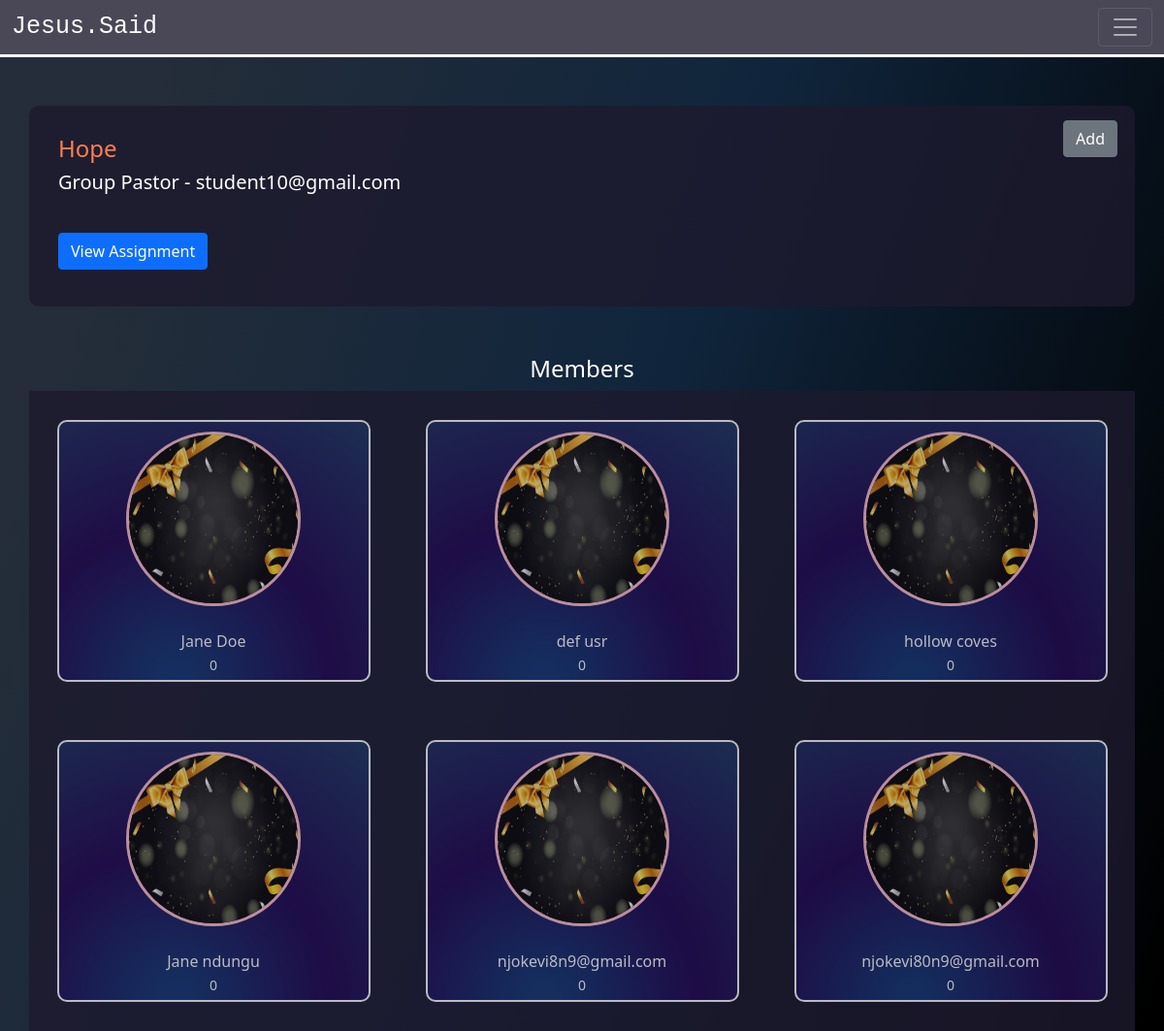
/BibleStudy/2fd32324-2174-4ccb-babe-6df25e4b8b1e/Info/, run on the app's committed database.
### BibleStudy/models.py (models this page shows)
class StudyGroups(models.Model):
    group_id = models.UUIDField(unique=True,primary_key=True, default=uuid.uuid4)
    group_name = models.CharField(max_length=100, unique=True)
    group_leader = models.ForeignKey(MyUser, null=True, on_delete=models.CASCADE)
    members = models.ManyToManyField(MyUser, related_name='members')
    def __str__(self):
        return str(self.group_name)

### Users/models.py (models this page shows, shortened)
class MyUser(AbstractBaseUser):
    class Role(models.TextChoices):
        Member = "Member"
        Pastor = "Pastor"
        ADMIN = "ADMINISTRATOR"
        Supervisor = "Supervisor"
    base_role = Role.Member
    email = models.EmailField(unique=True)
    uuid = models.CharField(max_length=100, default=uuid.uuid4, unique=True)
    role = models.CharField(max_length=15, choices=Role.choices, default=base_role)
    is_active = models.BooleanField(default=True)
    is_admin = models.BooleanField(default=False)
    objects = MyUserManager()
    USERNAME_FIELD = 'email'
    def __str__(self):
        return str(self.email)

class PersonalProfile(models.Model):
    user = models.OneToOneField(MyUser, on_delete=models.CASCADE)
    f_name = models.CharField(max_length=30)
    ref_id = models.CharField(max_length=100, blank=True)
    dob = models.DateField(null=True)
    l_name = models.CharField(max_length=30)
    surname = models.CharField(max_length=30, blank=True)
    profile_pic = models.FileField(upload_to='ProfilePics/')
    google_pic = models.CharField(max_length=300,null=True)
    gender = models.CharField(max_length=10, blank=True)
    phone = models.CharField(max_length=15, null=True)
    points = models.PositiveIntegerField(default=50)

### BibleStudy/views.py (the view)
# urls.py: path('<str:group_id>/Info/', GroupDetails.as_view(), name='group-id'),
class GroupDetails(TemplateView):
    template_name = 'BibleStudy/group_id.html'
    def get_context_data(self, **kwargs):
        context = super().get_context_data(**kwargs)
        try:
            group_id = self.kwargs['group_id']
            group = StudyGroups.objects.get(group_id=group_id)
            context['group'] = group
            test = GroupAssignment.objects.all().last()
            if not test:
                test = 0
            context['test'] = test
        except:
            context['error'] = True
            messages.error(self.request, 'An error occurred, kindly try again later as we fix the issue.')
        return context

### Users/templatetags/custom_filters.py (called while the page is built)
@register.simple_tag
def check_user_task_done(test, user):
    print(test, user)
    if test != '0':
        try:
            is_done = AssignmentTaskProgress.objects.get(user=user, task=test)
            done = is_done.chapters.count()
            totals = GroupAssignment.objects.get(id=test)
            totals = totals.chapters.count()
            percentage = (done / totals)*100
            return round(percentage)
        except:
            return 0
    return ''

### BibleStudy/templates/BibleStudy/group_id.html (shortened to what this page needs)
{% extends 'Users/base.html' %}
{% load custom_filters %}
{% block content %}
{% if not error %}
<div class="content-container">
    <div class="todays-word">
        <h4 style="color: coral;">{{ group }}</h5>
        <a class="btn btn-secondary add-member" href="{% url 'add-member' group.group_id %}">Add</a>
    <h5>Group Pastor - {{ group.group_leader }}</p>
    <br>
    <a type="button" class="btn btn-primary" href="{% url 'assignments' group.group_id %}">
        View Assignment
    </a>
    </div>
    <h4 style="color: white;" class="text-center">Members</h4>
    <div class="members-view">
        {% for member in group.members.all %}
        {% if member == group.group_leader %}
        <div class="user-card" style="background: orangered !important;color: white !important;">
            <div class="text-center">
                <div class="user-img">
                    <img src="{{ member.personalprofile.profile_pic.url }}">
                </div>
                <br>
                <a class="no-style" style="color: rgb(255, 255, 255);">{% if member.personalprofile.f_name %} {{ member.personalprofile.f_name }} {{ member.personalprofile.l_name }}
                    {% else %} {{ member }} {% endif %}
                    </a><br>
                    {% check_user_task_done test.id member as vals %}
               <small>{{ vals }}</small>
            </div>
        </div>
        {% else %}
            <div class="user-card" style="opacity: .7;">
                <div class="text-center">
                    <div class="user-img">
                        <img src="{{ member.personalprofile.profile_pic.url }}">
                    </div>
                    <br>
                <a class="no-style" style="color: rgb(255, 255, 255);">{% if member.personalprofile.f_name %} {{ member.personalprofile.f_name }} {{ member.personalprofile.l_name }}
                {% else %} {{ member }} {% endif %}
                </a><br>
                {% check_user_task_done test.id member as vals %}
           <small style="color: white;">{{ vals }}</small>
                </div>
            </div>
        {% endif %}
        {% endfor %}
    </div>
</div>
{% endif %}
{% endblock %}

### Users/static/Users/styles.css (style rules this page uses)
* { padding: 0; margin: 0; font-family: 'Segoe UI', Tahoma, Geneva, Verdana, sans-serif; }
a { text-decoration: none; color: black; }
.todays-word { margin: 50px auto; color: white; background-color:rgba(29, 25, 46, .8); width: 95%; min-height: max-content; padding: 30px; border-radius: 10px; }
.no-style { text-decoration:none; color:black; }
.content-container { width: 100%; min-height: 100vh; height: auto; position: absolute; top: 59px; background: linear-gradient(109.6deg, rgb(36, 45, 57) 11.2%, rgb(16, 37, 60) 51.2%, rgb(0, 0, 0) 98.6%); }
.add-member { position: absolute; right: 4%; top: 65px; }
.members-view { display: grid; grid-template-columns: repeat(4, .5fr); background-color:rgba(29, 25, 46, .8) !important; width: 95%; height: fit-content; margin: 0 auto; }
.user-card { border-radius: 25px 5px 25px 5px; width: 85%; height: 270px; padding: 10px; margin: 30px auto; background: radial-gradient(780px at 37.8% 100.3%, rgb(19, 55, 115) 2.2%, rgb(32, 7, 80) 20.2%, rgb(27, 88, 111) 58.6%, rgb(115, 88, 44) 75%, rgb(99, 19, 90) 89.6%, rgb(12, 51, 76) 96.1%); max-width: 400px; color: #000000; border: 2px solid white; }
.user-img { width: 180px; height:180px; border-radius: 50%; border: 3px solid pink; margin: auto auto; }
.user-img img { width:100%; height: 100%; border-radius:50% ; border-width: 3px; border-color: #115DFC; margin: auto auto; border-width: 13px solid green; }
@media (max-width: 1200px) { .members-view { grid-template-columns: repeat(3, .5fr); } }
@media (max-width: 1200px) { .user-card { border-radius: 10px; } }

### data on the page
StudyGroups: group_name "Hope", group_leader "student10@gmail.com"
MyUser: personalprofile.profile_pic (picture), personalprofile.f_name "Jane", personalprofile.l_name "Doe", vals "0"
MyUser: personalprofile.profile_pic (picture), personalprofile.f_name "def", personalprofile.l_name "usr", is_admin "0"
MyUser: personalprofile.profile_pic (picture), personalprofile.f_name "hollow", personalprofile.l_name "coves", is_admin "0"
MyUser: personalprofile.profile_pic (picture), personalprofile.f_name "Jane", personalprofile.l_name "ndungu", is_admin "0"
MyUser: personalprofile.profile_pic (picture), email "njokevi8n9@gmail.com", is_admin "0"
MyUser: personalprofile.profile_pic (picture), email "njokevi80n9@gmail.com", is_admin "0"
